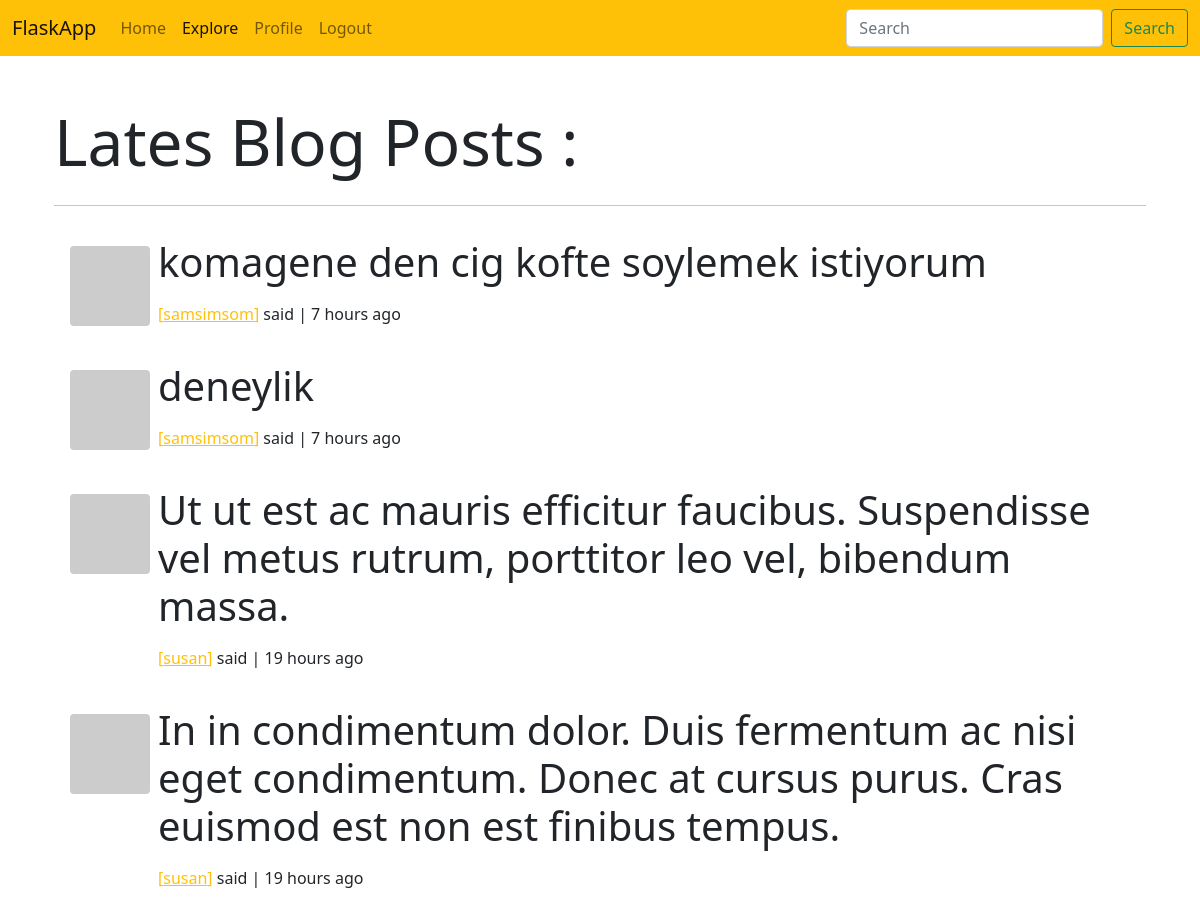
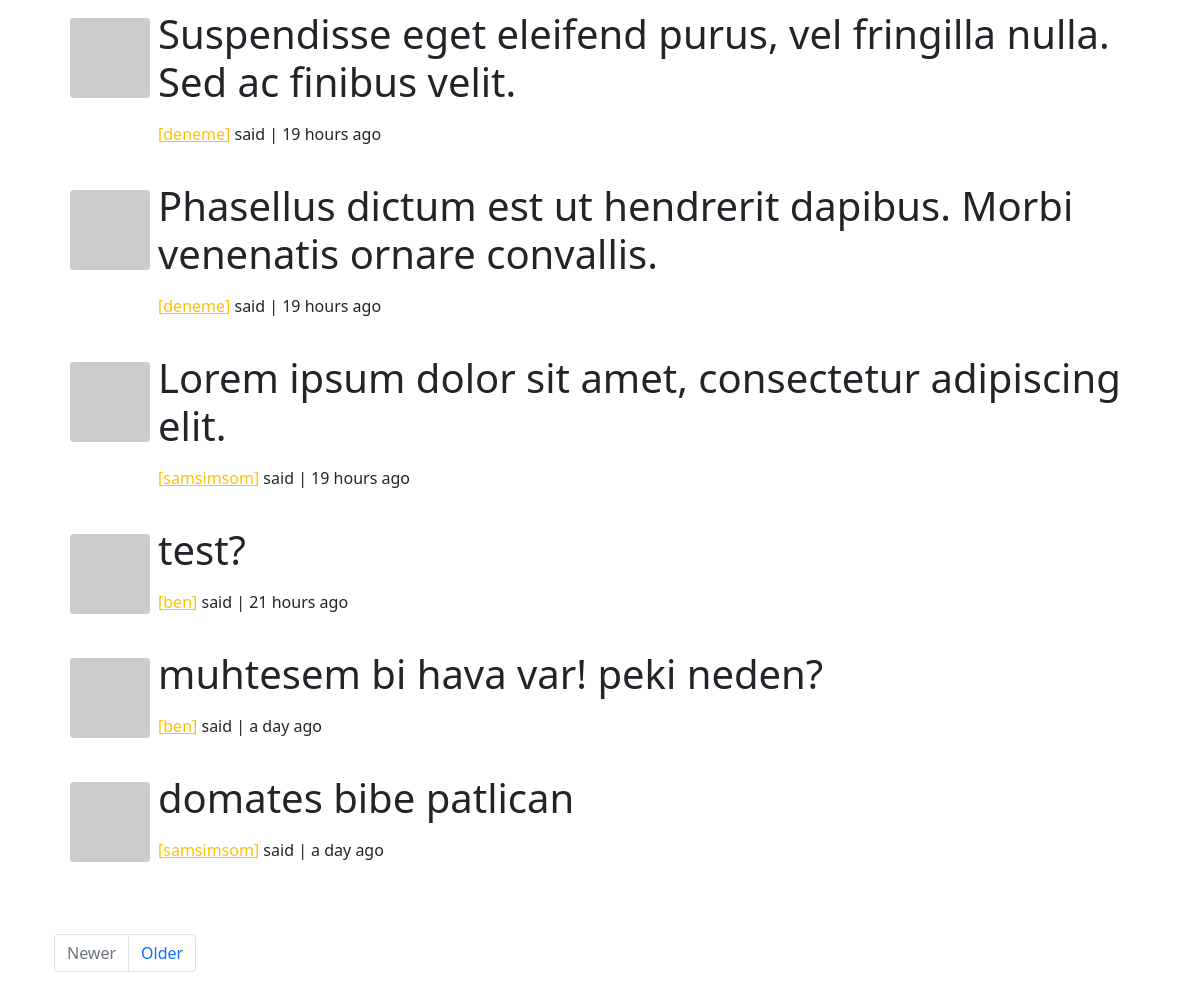
Page /explore (signed in) on the earlier database version (2 pictures, top to bottom).
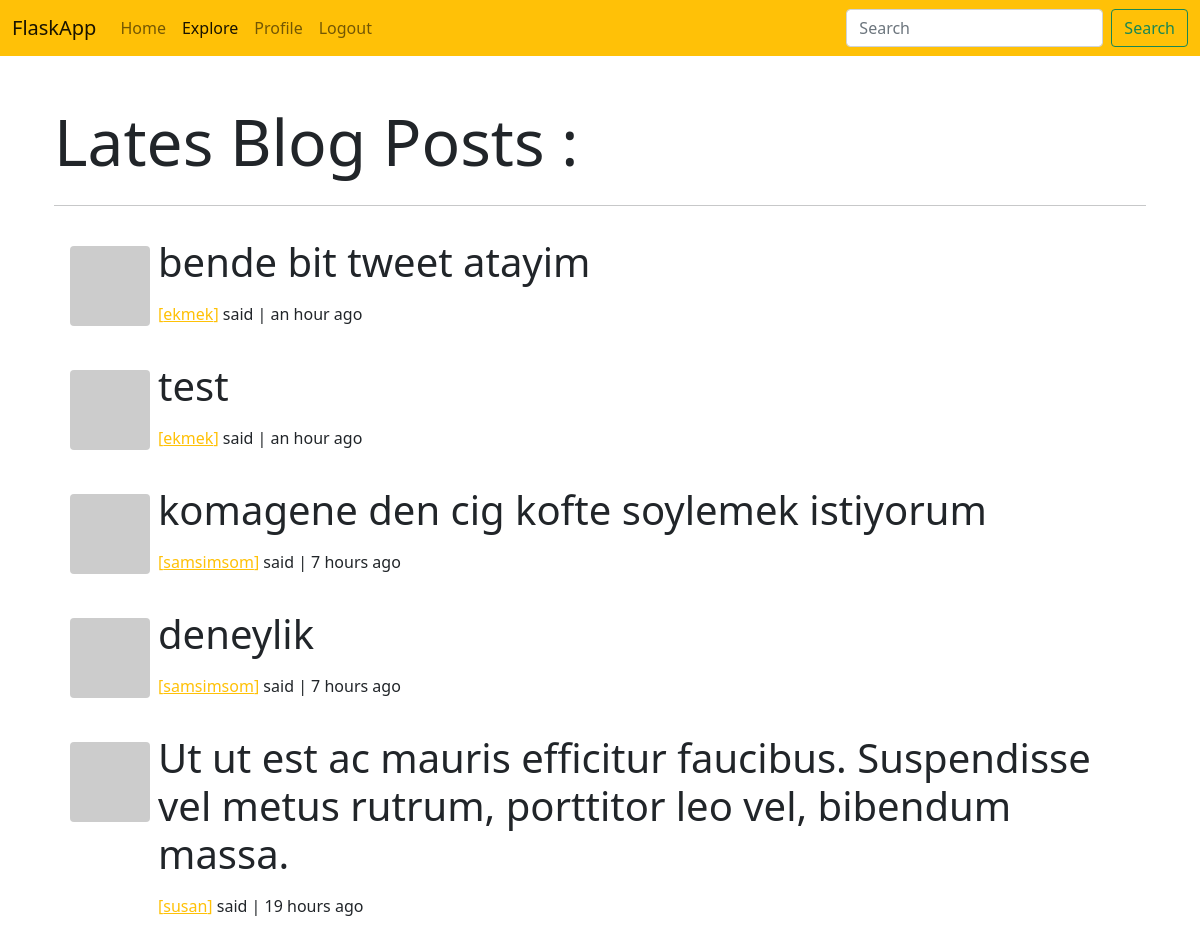
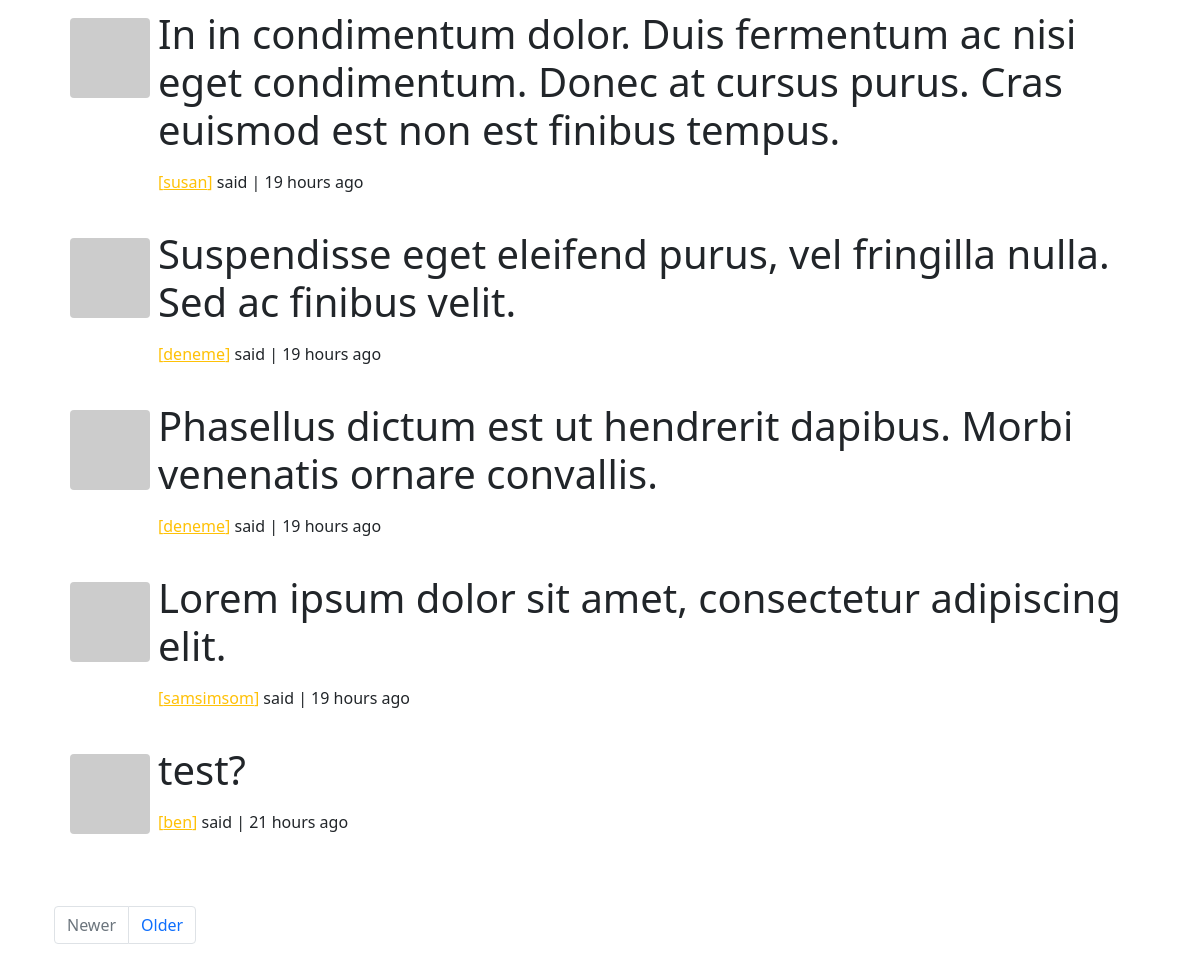
Same page on the later database version (2 pictures, top to bottom).
### app/models.py (models this page shows, shortened)
class Post(db.Model):
    id = db.Column(db.Integer, primary_key=True)
    body = db.Column(db.String(140))
    timestamp = db.Column(db.DateTime, index=True, default=datetime.utcnow)
    user_id = db.Column(db.Integer, db.ForeignKey('user.id'))

class User(UserMixin, db.Model):
    id = db.Column(db.Integer, primary_key=True)
    username = db.Column(db.String(64), index=True, unique=True)
    email = db.Column(db.String(120), index=True, unique=True)
    password_hash = db.Column(db.String(128))
    about_me = db.Column(db.String(140))
    last_seen = db.Column(db.DateTime, default=datetime.utcnow)
    posts = db.relationship('Post', backref='author', lazy='dynamic')
    followed = db.relationship('User',
                               secondary=followers,
                               primaryjoin=(followers.c.follower_id == id),
                               secondaryjoin=(followers.c.followed_id == id),
                               backref=db.backref('followers', lazy='dynamic'),
                               lazy='dynamic')
    def avatar(self, size):
        digest = md5(self.email.lower().encode('utf-8')).hexdigest()
        return f'https://www.gravatar.com/avatar/{digest}?d=identicon&s={size}'

### app/main/routes.py (the view)
@bp.route('/explore')
@login_required
def explore():
    page = request.args.get('page', 1, type=int)
    posts = Post.query.order_by(Post.timestamp.desc()).paginate(
        page, current_app.config['POSTS_PER_PAGE'], False)
    next_url = url_for('main.explore', page=posts.next_num) \
        if posts.has_next else None
    prev_url = url_for('main.explore', page=posts.prev_num) \
        if posts.has_prev else None
    return render_template('index.html',
                           title='Explore',
                           posts=posts.items,
                           next_url=next_url,
                           prev_url=prev_url)

### app/main/routes.py (called while the page is built)
@bp.before_request
def before_request():
    if current_user.is_authenticated:
        current_user.last_seen = datetime.utcnow()
        db.session.commit()

### app/models.py (called while the page is built)
@login.user_loader
def load_user(id):
    return User.query.get(int(id))

### app/templates/index.html (shortened to what this page needs)
{% extends 'base.html' %}
{% block app_content %}
<div class="container-fluid mt-5">
    <h1 class="display-3">Lates Blog Posts :</h1>
    <hr class="my-4">
    {% for post in posts %}
        {% include "_post.html" %}
    {% endfor %}
</div>
<div class="container-fluid mt-5">
    {% include "_pagination.html" %}
</div>
{% endblock app_content %}

### app/templates/_post.html
<div class="d-flex bd-highlight p-2 mb-1">
<div class="d-flex flex-row bd-highlight">
  <div class="bd-highlight p-2">
    <img class="rounded" src="{{ post.author.avatar(76) }}">
  </div>
  <div class="bd-highlight">
  <p class="display-6">{{ post.body }}</p>
    <div class="d-flex flex-column bd-highlight align-self-end">
    <div class="bd-highlight">
    <p>
        <a href="{{ url_for('main.user', username=post.author.username) }}" class="link-warning">
        [{{ post.author.username }}]</a> said | {{ moment(post.timestamp).fromNow() }}
    </p>
    </div>
    </div>
  </div>
</div>
</div>

Differences in the rows shown:
no longer on this page (row unchanged): Post: body "muhtesem bi hava var! peki neden?", author.username "ben", timestamp "a day ago"
no longer on this page (row unchanged): Post: body "domates bibe patlican", author.username "samsimsom", timestamp "a day ago"
added Post: body "bende bit tweet atayim", author.username "ekmek", timestamp "an hour ago"
added Post: body "test", author.username "ekmek", timestamp "an hour ago"
